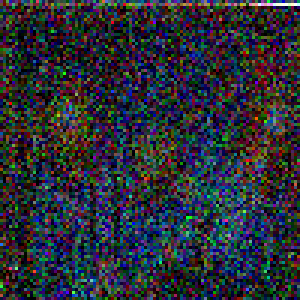
%> input picture hw2/کد های اصلی/سوال2/image.jpg, 100 x 100 px (shown 3 times larger)
$ octave vision.m   (GNU Octave 9; MATLAB toolbox functions it lacks are replaced by stand-ins)
%> lines starting %> are read from the running program, lines starting %| are printed output that depends on the picture
close all;
clear all;
img = imread('image.jpg');
%> img is the input picture: size 100x100x3 uint8; mean R, G, B 43.9, 46.9, 56.1
img = rgb2gray(img);
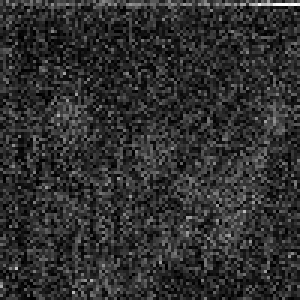
%> img: size 100x100 uint8 (shown 3 times larger); min 0, max 254, mean 47

[row,column]= size(img);
%> row = 100; column = 100
imzero = zeros(row+2,column+2);
imzero(2:row+1,2:column+1) = img;
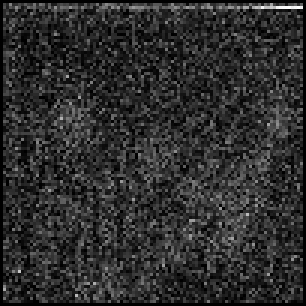
%> imzero: size 102x102 double (shown 3 times larger); min 0, max 254, mean 45.2
img = imzero;
[row,column]= size(img);
%> row = 102; column = 102
im_v = zeros(size(img));
im_h = zeros(size(img));
x = row - 3;
%> x = 99
y = column -3;
%> y = 99
for i = 1 : x
    for j = 1 : y
        p =  img(i:i+2,j:j+2);
        im_v(i+1,j+1) = Prewitt_V(p);
        im_h(i+1,j+1) = Prewitt_H(p);
    end
end
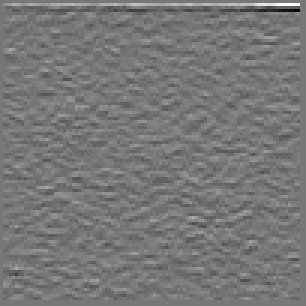
%> im_h: size 102x102 double (shown 3 times larger); min -667, max 755, mean 0.4; drawn with min black and max white
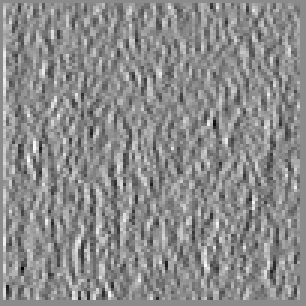
%> im_v: size 102x102 double (shown 3 times larger); min -315, max 261, mean 1.4; drawn with min black and max white
img  = uint8(img);
%> img: size 102x102 uint8
im_v = uint8(im_v);
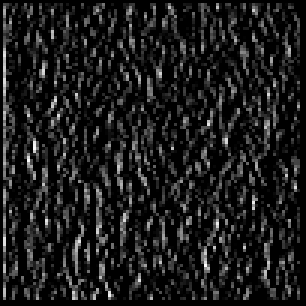
%> im_v: size 102x102 uint8 (shown 3 times larger); min 0, max 255, mean 27.8
im_h = uint8(im_h);
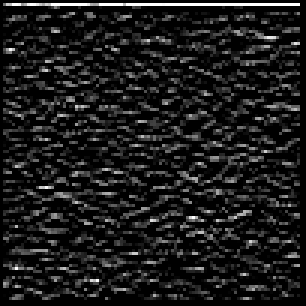
%> im_h: size 102x102 uint8 (shown 3 times larger); min 0, max 255, mean 27.2

figure,imshow(img);
figure,imshow(im_v);
figure,imshow(im_h);

im_new = im_v + im_h;
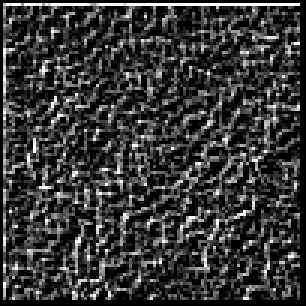
%> im_new: size 102x102 uint8 (shown 3 times larger); min 0, max 255, mean 54.7
figure,imshow(im_new);
